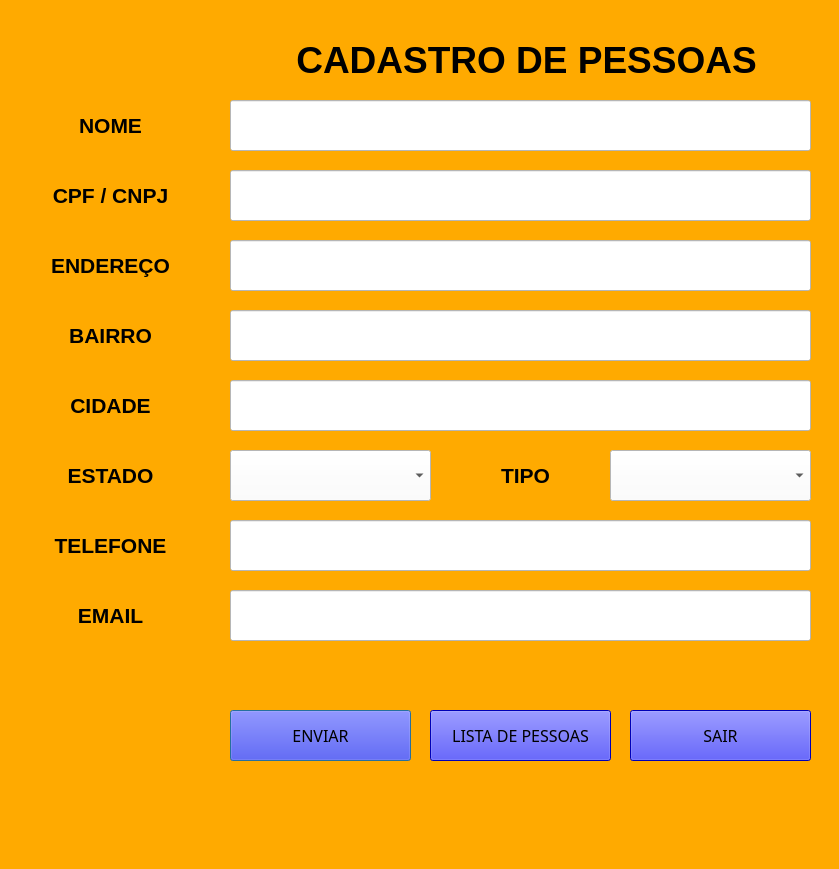
<?xml version="1.0" encoding="UTF-8"?>
<ui version="4.0">
 <class>Dialog</class>
 <widget class="QDialog" name="Dialog">
  <property name="geometry">
   <rect>
    <x>0</x>
    <y>0</y>
    <width>839</width>
    <height>869</height>
   </rect>
  </property>
  <property name="windowTitle">
   <string>Dialog</string>
  </property>
  <property name="styleSheet">
   <string notr="true">background-color: rgb(255, 170, 0);</string>
  </property>
  <widget class="QLabel" name="label">
   <property name="geometry">
    <rect>
     <x>6</x>
     <y>30</y>
     <width>1041</width>
     <height>61</height>
    </rect>
   </property>
   <property name="text">
    <string>&lt;html&gt;&lt;head/&gt;&lt;body&gt;&lt;p align=&quot;center&quot;&gt;&lt;span style=&quot; font-size:28pt; font-weight:600;&quot;&gt;CADASTRO DE PESSOAS&lt;/span&gt;&lt;/p&gt;&lt;/body&gt;&lt;/html&gt;</string>
   </property>
  </widget>
  <widget class="QLabel" name="label_2">
   <property name="geometry">
    <rect>
     <x>10</x>
     <y>100</y>
     <width>201</width>
     <height>51</height>
    </rect>
   </property>
   <property name="text">
    <string>&lt;html&gt;&lt;head/&gt;&lt;body&gt;&lt;p align=&quot;center&quot;&gt;&lt;span style=&quot; font-size:16pt; font-weight:600;&quot;&gt;NOME&lt;/span&gt;&lt;/p&gt;&lt;/body&gt;&lt;/html&gt;</string>
   </property>
  </widget>
  <widget class="QLabel" name="label_3">
   <property name="geometry">
    <rect>
     <x>10</x>
     <y>240</y>
     <width>201</width>
     <height>51</height>
    </rect>
   </property>
   <property name="text">
    <string>&lt;html&gt;&lt;head/&gt;&lt;body&gt;&lt;p align=&quot;center&quot;&gt;&lt;span style=&quot; font-size:16pt; font-weight:600;&quot;&gt;ENDEREÇO&lt;/span&gt;&lt;/p&gt;&lt;/body&gt;&lt;/html&gt;</string>
   </property>
  </widget>
  <widget class="QLabel" name="label_4">
   <property name="geometry">
    <rect>
     <x>10</x>
     <y>310</y>
     <width>201</width>
     <height>51</height>
    </rect>
   </property>
   <property name="text">
    <string>&lt;html&gt;&lt;head/&gt;&lt;body&gt;&lt;p align=&quot;center&quot;&gt;&lt;span style=&quot; font-size:16pt; font-weight:600;&quot;&gt;BAIRRO&lt;/span&gt;&lt;/p&gt;&lt;/body&gt;&lt;/html&gt;</string>
   </property>
  </widget>
  <widget class="QLabel" name="label_5">
   <property name="geometry">
    <rect>
     <x>10</x>
     <y>380</y>
     <width>201</width>
     <height>51</height>
    </rect>
   </property>
   <property name="text">
    <string>&lt;html&gt;&lt;head/&gt;&lt;body&gt;&lt;p align=&quot;center&quot;&gt;&lt;span style=&quot; font-size:16pt; font-weight:600;&quot;&gt;CIDADE&lt;/span&gt;&lt;/p&gt;&lt;/body&gt;&lt;/html&gt;</string>
   </property>
  </widget>
  <widget class="QLabel" name="label_6">
   <property name="geometry">
    <rect>
     <x>10</x>
     <y>450</y>
     <width>201</width>
     <height>51</height>
    </rect>
   </property>
   <property name="text">
    <string>&lt;html&gt;&lt;head/&gt;&lt;body&gt;&lt;p align=&quot;center&quot;&gt;&lt;span style=&quot; font-size:16pt; font-weight:600;&quot;&gt;ESTADO&lt;/span&gt;&lt;/p&gt;&lt;/body&gt;&lt;/html&gt;</string>
   </property>
  </widget>
  <widget class="QLabel" name="label_7">
   <property name="geometry">
    <rect>
     <x>10</x>
     <y>520</y>
     <width>201</width>
     <height>51</height>
    </rect>
   </property>
   <property name="text">
    <string>&lt;html&gt;&lt;head/&gt;&lt;body&gt;&lt;p align=&quot;center&quot;&gt;&lt;span style=&quot; font-size:16pt; font-weight:600;&quot;&gt;TELEFONE&lt;/span&gt;&lt;/p&gt;&lt;/body&gt;&lt;/html&gt;</string>
   </property>
  </widget>
  <widget class="QLabel" name="label_8">
   <property name="geometry">
    <rect>
     <x>10</x>
     <y>590</y>
     <width>201</width>
     <height>51</height>
    </rect>
   </property>
   <property name="text">
    <string>&lt;html&gt;&lt;head/&gt;&lt;body&gt;&lt;p align=&quot;center&quot;&gt;&lt;span style=&quot; font-size:16pt; font-weight:600;&quot;&gt;EMAIL&lt;/span&gt;&lt;/p&gt;&lt;/body&gt;&lt;/html&gt;</string>
   </property>
  </widget>
  <widget class="QPushButton" name="btn_enviar">
   <property name="geometry">
    <rect>
     <x>230</x>
     <y>710</y>
     <width>181</width>
     <height>51</height>
    </rect>
   </property>
   <property name="font">
    <font>
     <family>Arial Black</family>
     <pointsize>12</pointsize>
     <weight>10</weight>
     <italic>false</italic>
     <bold>false</bold>
    </font>
   </property>
   <property name="styleSheet">
    <string notr="true">background-color: rgb(0, 0, 255);
font: 87 12pt &quot;Arial Black&quot;;</string>
   </property>
   <property name="text">
    <string>ENVIAR</string>
   </property>
  </widget>
  <widget class="QPushButton" name="btn_sair">
   <property name="geometry">
    <rect>
     <x>630</x>
     <y>710</y>
     <width>181</width>
     <height>51</height>
    </rect>
   </property>
   <property name="font">
    <font>
     <family>Arial Black</family>
     <pointsize>12</pointsize>
     <weight>10</weight>
     <italic>false</italic>
     <bold>false</bold>
    </font>
   </property>
   <property name="styleSheet">
    <string notr="true">background-color: rgb(0, 0, 255);
font: 87 12pt &quot;Arial Black&quot;;</string>
   </property>
   <property name="text">
    <string>SAIR</string>
   </property>
  </widget>
  <widget class="QLabel" name="label_9">
   <property name="geometry">
    <rect>
     <x>10</x>
     <y>170</y>
     <width>201</width>
     <height>51</height>
    </rect>
   </property>
   <property name="text">
    <string>&lt;html&gt;&lt;head/&gt;&lt;body&gt;&lt;p align=&quot;center&quot;&gt;&lt;span style=&quot; font-size:16pt; font-weight:600;&quot;&gt;CPF / CNPJ&lt;/span&gt;&lt;/p&gt;&lt;/body&gt;&lt;/html&gt;</string>
   </property>
  </widget>
  <widget class="QLabel" name="label_10">
   <property name="geometry">
    <rect>
     <x>430</x>
     <y>450</y>
     <width>191</width>
     <height>51</height>
    </rect>
   </property>
   <property name="text">
    <string>&lt;html&gt;&lt;head/&gt;&lt;body&gt;&lt;p align=&quot;center&quot;&gt;&lt;span style=&quot; font-size:16pt; font-weight:600;&quot;&gt;TIPO&lt;/span&gt;&lt;/p&gt;&lt;/body&gt;&lt;/html&gt;</string>
   </property>
  </widget>
  <widget class="QComboBox" name="combo_estado">
   <property name="geometry">
    <rect>
     <x>230</x>
     <y>450</y>
     <width>201</width>
     <height>51</height>
    </rect>
   </property>
   <property name="styleSheet">
    <string notr="true">background-color: rgb(255, 255, 255);</string>
   </property>
  </widget>
  <widget class="QComboBox" name="combo_tipo">
   <property name="geometry">
    <rect>
     <x>610</x>
     <y>450</y>
     <width>201</width>
     <height>51</height>
    </rect>
   </property>
   <property name="styleSheet">
    <string notr="true">background-color: rgb(255, 255, 255);</string>
   </property>
  </widget>
  <widget class="QPushButton" name="btn_lista">
   <property name="geometry">
    <rect>
     <x>430</x>
     <y>710</y>
     <width>181</width>
     <height>51</height>
    </rect>
   </property>
   <property name="font">
    <font>
     <family>Arial Black</family>
     <pointsize>12</pointsize>
     <weight>10</weight>
     <italic>false</italic>
     <bold>false</bold>
    </font>
   </property>
   <property name="styleSheet">
    <string notr="true">background-color: rgb(0, 0, 255);
font: 87 12pt &quot;Arial Black&quot;;</string>
   </property>
   <property name="text">
    <string>LISTA DE PESSOAS</string>
   </property>
  </widget>
  <widget class="QLineEdit" name="le_nome">
   <property name="geometry">
    <rect>
     <x>230</x>
     <y>100</y>
     <width>581</width>
     <height>51</height>
    </rect>
   </property>
   <property name="styleSheet">
    <string notr="true">background-color: rgb(255, 255, 255);</string>
   </property>
  </widget>
  <widget class="QLineEdit" name="le_cpf_cnpj">
   <property name="geometry">
    <rect>
     <x>230</x>
     <y>170</y>
     <width>581</width>
     <height>51</height>
    </rect>
   </property>
   <property name="styleSheet">
    <string notr="true">background-color: rgb(255, 255, 255);</string>
   </property>
  </widget>
  <widget class="QLineEdit" name="le_endereco">
   <property name="geometry">
    <rect>
     <x>230</x>
     <y>240</y>
     <width>581</width>
     <height>51</height>
    </rect>
   </property>
   <property name="styleSheet">
    <string notr="true">background-color: rgb(255, 255, 255);</string>
   </property>
  </widget>
  <widget class="QLineEdit" name="le_bairro">
   <property name="geometry">
    <rect>
     <x>230</x>
     <y>310</y>
     <width>581</width>
     <height>51</height>
    </rect>
   </property>
   <property name="styleSheet">
    <string notr="true">background-color: rgb(255, 255, 255);</string>
   </property>
  </widget>
  <widget class="QLineEdit" name="le_cidade">
   <property name="geometry">
    <rect>
     <x>230</x>
     <y>380</y>
     <width>581</width>
     <height>51</height>
    </rect>
   </property>
   <property name="styleSheet">
    <string notr="true">background-color: rgb(255, 255, 255);</string>
   </property>
  </widget>
  <widget class="QLineEdit" name="le_telefone">
   <property name="geometry">
    <rect>
     <x>230</x>
     <y>520</y>
     <width>581</width>
     <height>51</height>
    </rect>
   </property>
   <property name="styleSheet">
    <string notr="true">background-color: rgb(255, 255, 255);</string>
   </property>
  </widget>
  <widget class="QLineEdit" name="le_email">
   <property name="geometry">
    <rect>
     <x>230</x>
     <y>590</y>
     <width>581</width>
     <height>51</height>
    </rect>
   </property>
   <property name="styleSheet">
    <string notr="true">background-color: rgb(255, 255, 255);</string>
   </property>
  </widget>
  <widget class="QLabel" name="label_11">
   <property name="geometry">
    <rect>
     <x>10</x>
     <y>10</y>
     <width>151</width>
     <height>91</height>
    </rect>
   </property>
   <property name="styleSheet">
    <string notr="true">font: 87 18pt &quot;Arial Black&quot;;</string>
   </property>
   <property name="text">
    <string/>
   </property>
   <property name="pixmap">
    <pixmap>../PROJETO INTEGRADOR/Logo_projeto1.jpeg</pixmap>
   </property>
   <property name="scaledContents">
    <bool>true</bool>
   </property>
  </widget>
 </widget>
 <resources/>
 <connections/>
</ui>
